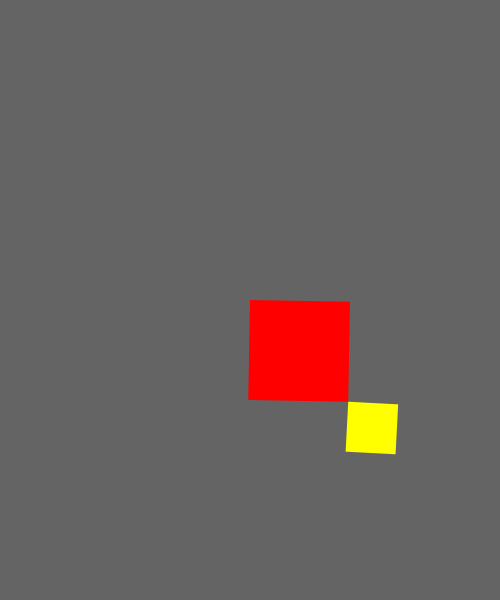
Frame 1 (no input)
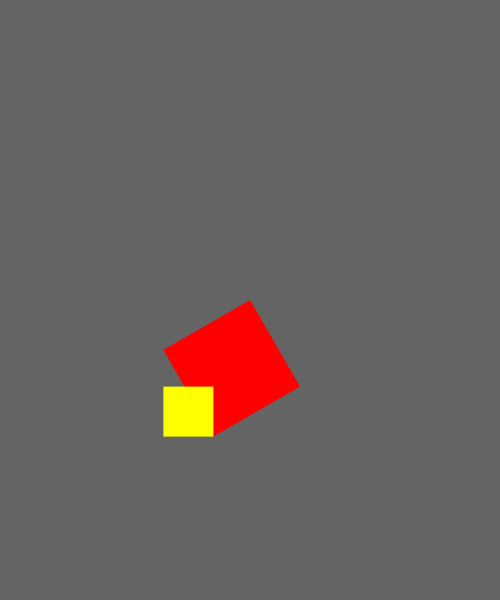
Frame 60 (the mouse pressed at the canvas centre just before this capture)
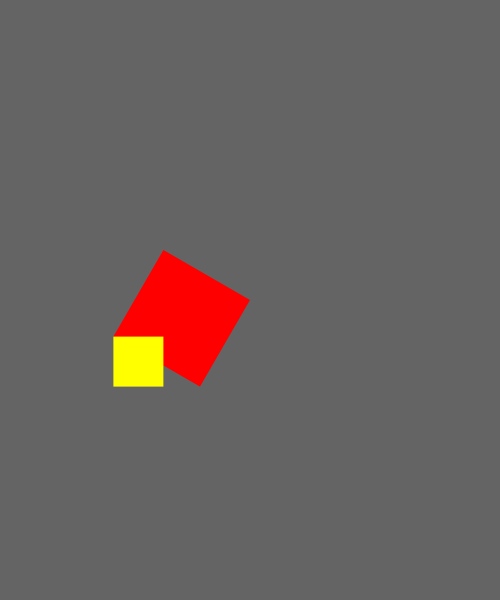
Frame 120 (the mouse held since frame 60 and released just before this capture)

The Processing sketch that drew these frames (run headless with seeded random() and noise(); from frame 60 on, the mouse is pressed at the canvas centre):

// Processing sketch: w01_demo_03_transformation_fns
// ── w01_demo_03_transformation_fns.pde
// IMA | NYU Shanghai
// Kinetic Interfaces
// MOQN
// Jan 24 2018

void setup() {
  size(500, 600);
  noStroke();  
}

void draw() {
  background(100);
  
  //pushMatrix();
  translate(width/2, height/2);
  rotate( radians(frameCount) );
  fill(255,0,0);
  rect(0,0, 100,100);
  //popMatrix();
  
  translate(100, 100);
  rotate( radians(frameCount*2) );
  fill(255,255,0);
  rect(0,0, 50, 50);
}
